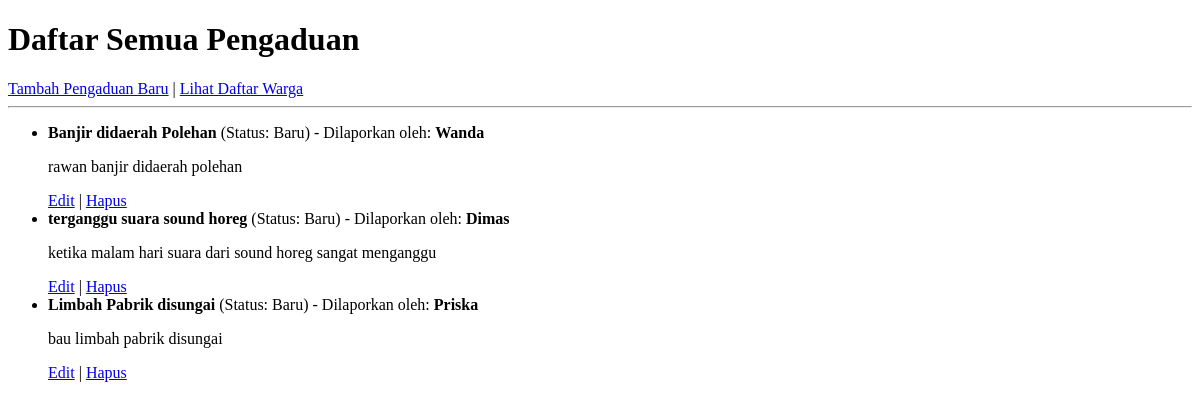
The page /warga/pengaduan/ on the database as committed earlier.
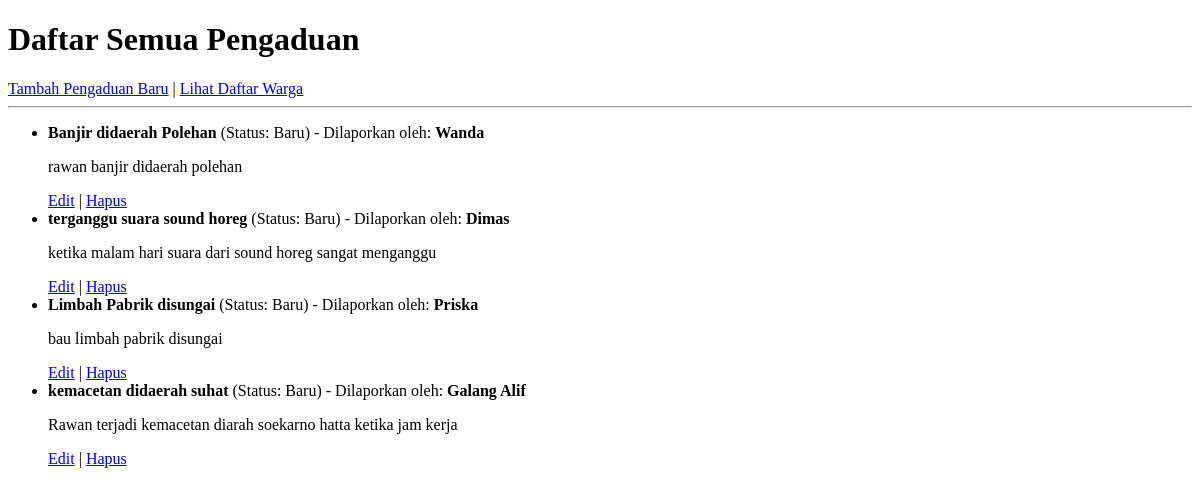
The same page on the database as committed later.
### warga/models.py (models this page shows, shortened)
class Pengaduan(models.Model):
    STATUS_CHOICES = [
        ('BARU', 'Baru'),
        ('DIPROSES', 'Diproses'),
        ('SELESAI', 'Selesai'),
    ]
    judul = models.CharField(max_length=200)
    deskripsi = models.TextField()
    status = models.CharField(max_length=10, choices=STATUS_CHOICES, default='BARU')
    tanggal_lapor = models.DateTimeField(auto_now_add=True)
    pelapor = models.ForeignKey(Warga, on_delete=models.CASCADE, related_name='pengaduan')

class Warga(models.Model):
    nik = models.CharField(max_length=16, unique=True, verbose_name="Nomor Induk Kependudukan")
    nama_lengkap = models.CharField(max_length=100, verbose_name="Nama Lengkap")
    alamat = models.TextField(verbose_name="Alamat Tinggal")
    no_telepon = models.CharField(max_length=15, blank=True, verbose_name="Nomor Telepon")
    tanggal_registrasi = models.DateTimeField(auto_now_add=True)

### warga/views.py (the view)
# urls.py: path('pengaduan/', PengaduanListView.as_view(), name='pengaduan-list'),
class PengaduanListView(ListView):
    model = Pengaduan

### warga/templates/warga/pengaduan_list.html (shortened to what this page needs)
<!DOCTYPE html>
<html>
<head>
</head>
<body>
    <h1>Daftar Semua Pengaduan</h1>
    <a href="{% url 'pengaduan-tambah' %}">Tambah Pengaduan Baru</a> |
    <a href="{% url 'warga-list' %}">Lihat Daftar Warga</a>
    <hr>
    <ul>
        {% for pengaduan in object_list %}
        <li>
            <strong>{{ pengaduan.judul }}</strong>
            (Status: {{ pengaduan.get_status_display }})
            - Dilaporkan oleh: <strong>{{ pengaduan.pelapor.nama_lengkap }}</strong>
            <p>{{ pengaduan.deskripsi }}</p>
            <a href="{% url 'pengaduan-edit' pengaduan.pk %}">Edit</a> |
            <a href="{% url 'pengaduan-hapus' pengaduan.pk %}">Hapus</a>
        </li>
        {% empty %}
        <li>Belum ada pengaduan yang terdaftar.</li>
        {% endfor %}
    </ul>
</body>
</html>

Rows that differ between the two databases and show on the page:
added Pengaduan: judul "kemacetan didaerah suhat", status "Baru", pelapor.nama_lengkap "Galang Alif", deskripsi "Rawan terjadi kemacetan diarah soekarno hatta ketika jam kerja"
